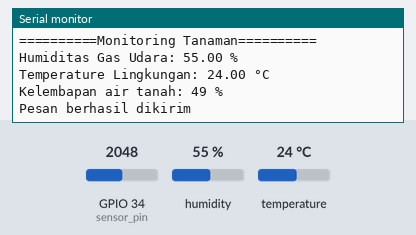
The sketch below on a simulated ESP32. On the bench: the last lines printed to the serial monitor. Inputs (shaded band) come from the test bench; at power-on: humidity 55 %, GPIO 34 (sensor_pin) = 2048, temperature 24 °C. WiFi joins after 1.5 s; servers stay silent unless stated.

Above: at 5.0 s.
5.1 s: humidity set to 22 %
At 5.9 s:
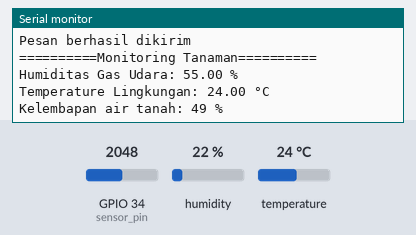
7.3 s: GPIO 34 (sensor_pin) set to 2866
At 9.4 s:
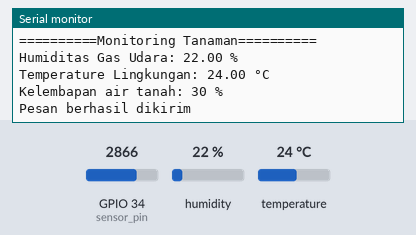
9.5 s: temperature set to 12 °C
At 11.5 s:
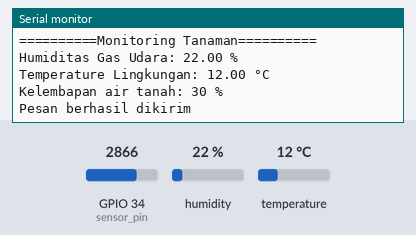
11.7 s: GPIO 34 (sensor_pin) set to 3603
At 13.1 s:
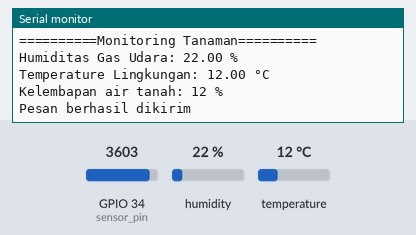
13.9 s: humidity set to 40 %
At 15.6 s:
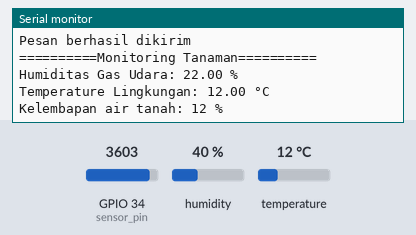
Timing chart, 0 to 17.1 s (numbered marks = the images above; inputs shaded):
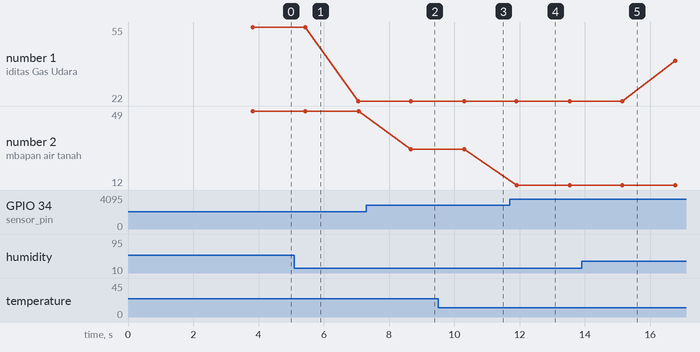

The sketch:

IntregratedBotTele.ino
```cpp
#include "DHT.h"
#define DHTPIN 4
#define DHTTYPE DHT11
#include <WiFi.h>
#include <WiFiClientSecure.h>
#include <UniversalTelegramBot.h>
#include <ArduinoJson.h>
DHT dht(DHTPIN, DHTTYPE);
int M,sensor_analog;
const int sensor_pin = 34;
const char* ssid ="Hello there";
const char* password ="gitagita";
#define CHAT_ID "6326756976"
#define BOTtoken "6731581597:AAG-m0iFaUeFDH8cR53_qFRfjteTbYd7rOo"

WiFiClientSecure client;
UniversalTelegramBot bot(BOTtoken, client);
int botRequestDelay = 1000;
unsigned long lastTimeBotRan;

void setup() {
  Serial.begin(115200);
  Serial.print("Conneting Wifi:");
  Serial.println(ssid);

  WiFi.mode(WIFI_STA);
  WiFi.begin(ssid, password);
  client.setCACert(TELEGRAM_CERTIFICATE_ROOT);

  while (WiFi.status() != WL_CONNECTED) {
    Serial.print(".");
    delay(500);
  }

  Serial.println("");
  Serial.println("WiFi connected");
  Serial.print("IP address: ");
  Serial.println(WiFi.localIP());

  bot.sendMessage(CHAT_ID, "Tunggu sebentar...Monitoring akan dimulai","");

  delay(2000);
  Serial.print("Workshop Monitoring Tanaman SMKn 7 Baleendah\n");
  dht.begin();
}

void loop() {
  sensor_analog = analogRead(sensor_pin);
  M =(100-((sensor_analog/4095.00)* 100));
  float t = dht.readTemperature();
  float h = dht.readHumidity();
  if(isnan(h) || isnan(t) || isnan(M)) {
    Serial.println("Sensor Tidak Terbaca!");
    return;
  }
  Serial.print("==========Monitoring Tanaman==========\n");
  Serial.print("Humiditas Gas Udara: ");
  Serial.print(h);
  Serial.println(" %");
  Serial.print("Temperature Lingkungan: ");
  Serial.print(t);
  Serial.println(" °C");
  Serial.print("Kelembapan air tanah: ");
  Serial.print(M);
  Serial.println(" %");
  bot.sendMessage(CHAT_ID, "Monitoring tanaman SMKN 7 Baleendah");
  kirimPesanTelegram(h, t, M);
}
void kirimPesanTelegram(float h, float t, int M) {
  String pesan = "Suhu saat ini: " + String(t, 2) + "°C\n" +
                 "Humiditas udara saat ini: " + String(h, 2) + "%\n" +
                 "Tingkat kelembaban tanah saat ini: " + String(M) + "%\n";

  if (bot.sendMessage(CHAT_ID, pesan, "Markdown")) {
    Serial.println("Pesan berhasil dikirim");
  } else {
    Serial.println("Gagal mengirim pesan");
  }

  delay(1000);  // Menunggu sejenak sebelum mengirim pesan lagi
}
```

Measured:
- after the input at 7.3 s, the serial monitor: prints a new line after 1.4 s (image 2)
- after the input at 9.5 s, the serial monitor: prints a new line after 0.80 s (image 3)
- after the input at 11.7 s, the serial monitor: prints a new line after 0.21 s (image 4)
- plotted number 1: 55 → 22 after the input at 5.1 s, 22 → 40 after the input at 13.9 s
- plotted number 2: 49 → 30 after the input at 7.3 s
